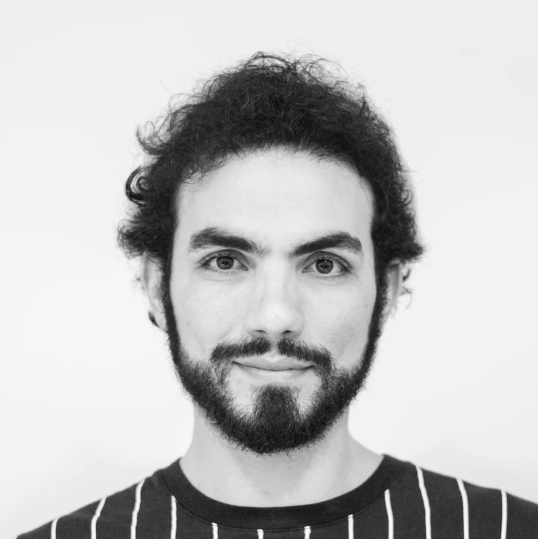
#> input picture mayowa.osifeko/Task9-Python/person.jpg, 1075 x 1078 px (shown at 1/2 size)
$ python Task9-PythonCode.py
#> lines starting #> are read from the running program, lines starting #| are printed output that depends on the picture
from PIL import Image

def resize(width,height): #create function

    #open the image which could be jpeg or png
#> called with width = 600, height = 500
    img = Image.open("person.jpg")
#> img is the input picture: PIL image 1075x1078 RGB; min 5, max 253, mean 192.3
    # WIDTH and HEIGHT are integers
    resized_img = img.resize((width,height ))
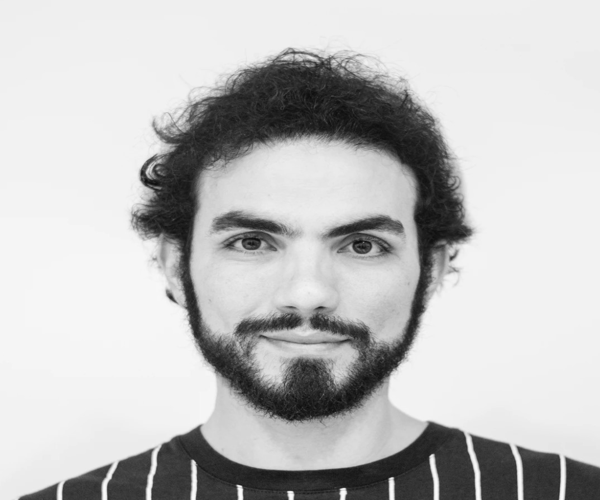
#> resized_img: PIL image 600x500 RGB; min 11, max 253, mean 192.3
    resized_img.save("resized_picture.jpg") #save in either png or jpeg.
    resized_img.save("resized_picture.png")
resize(600,500) #Enter any number for the width and height of your picture
